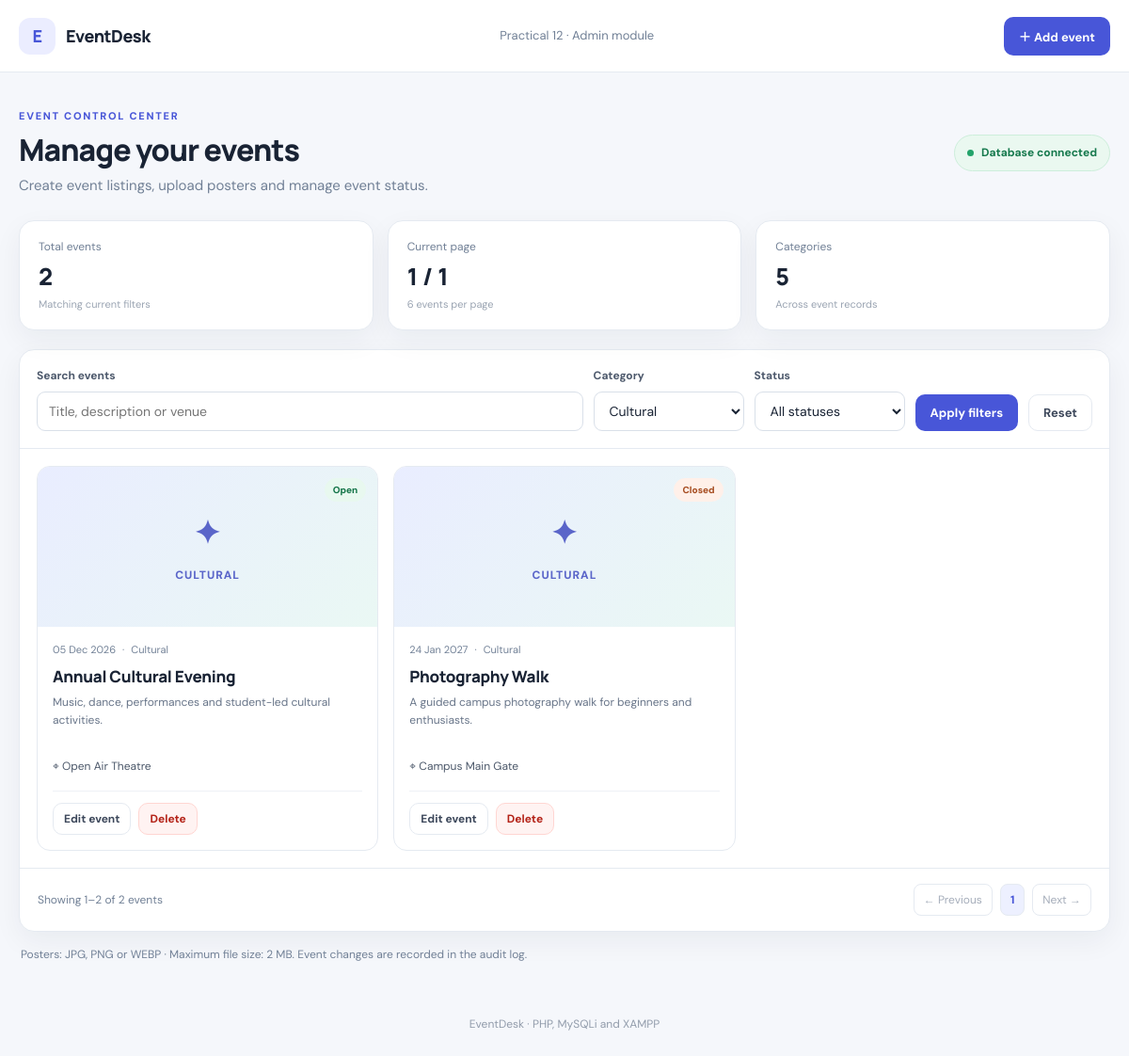
The app's page /index.php?category=Cultural with its own data.
### tables this page shows
CREATE TABLE IF NOT EXISTS events (
    id INT UNSIGNED AUTO_INCREMENT PRIMARY KEY,
    title VARCHAR(150) NOT NULL,
    description TEXT NOT NULL,
    category VARCHAR(80) NOT NULL,
    event_date DATE NOT NULL,
    venue VARCHAR(180) NOT NULL,
    status ENUM('open', 'closed') NOT NULL DEFAULT 'open',
    poster_path VARCHAR(255) DEFAULT NULL,
    created_at TIMESTAMP NOT NULL DEFAULT CURRENT_TIMESTAMP,
    updated_at TIMESTAMP NOT NULL DEFAULT CURRENT_TIMESTAMP ON UPDATE CURRENT_TIMESTAMP,
    INDEX idx_event_date (event_date),
    INDEX idx_event_category (category),
    INDEX idx_event_status (status)
);

### db.php (called while the page is built, shortened)
<?php
function e(?string $value): string {
    return htmlspecialchars($value ?? '', ENT_QUOTES | ENT_SUBSTITUTE, 'UTF-8');
}

### index.php (the view, shortened to what this page needs)
<?php
require __DIR__ . '/db.php';
$q = trim((string)($_GET['q'] ?? ''));
$category = trim((string)($_GET['category'] ?? ''));
$status = trim((string)($_GET['status'] ?? ''));
$page = filter_input(INPUT_GET, 'page', FILTER_VALIDATE_INT);
$page = ($page && $page > 0) ? $page : 1;
$perPage = 6;
$where = ['1=1'];
$params = [];
$types = '';
if ($category !== '') {
    $where[] = 'category = ?';
    $params[] = $category;
    $types .= 's';
}
$whereSql = implode(' AND ', $where);
$count = $conn->prepare("SELECT COUNT(*) AS total FROM events WHERE $whereSql");
if ($types !== '') $count->bind_param($types, ...$params);
$count->execute();
$total = (int)$count->get_result()->fetch_assoc()['total'];
$totalPages = max(1, (int)ceil($total / $perPage));
$page = min($page, $totalPages);
$offset = ($page - 1) * $perPage;
$list = $conn->prepare("SELECT id, title, description, category, event_date, venue, status, poster_path FROM events WHERE $whereSql ORDER BY event_date ASC, id DESC LIMIT ? OFFSET ?");
$listParams = $params;
$listTypes = $types . 'ii';
$listParams[] = $perPage;
$listParams[] = $offset;
$list->bind_param($listTypes, ...$listParams);
$list->execute();
$events = $list->get_result();
$categories = [];
$catResult = $conn->query('SELECT DISTINCT category FROM events ORDER BY category');
while ($row = $catResult->fetch_assoc()) $categories[] = $row['category'];
?>
<!doctype html><html lang="en"><head><meta charset="utf-8"><meta name="viewport" content="width=device-width, initial-scale=1"><title>Event Management</title><link rel="stylesheet" href="css/style.css"></head><body>
<header class="topbar"><div class="container nav"><a class="brand" href="index.php"><span class="brand-icon">E</span> EventDesk</a><span class="nav-note">Practical 12 · Admin module</span><a class="button primary" href="add.php">＋ Add event</a></div></header>
<main class="container">
<section class="hero"><div><p class="eyebrow">EVENT CONTROL CENTER</p><h1>Manage your events</h1><p class="muted">Create event listings, upload posters and manage event status.</p></div><div class="hero-chip"><span class="dot"></span> Database connected</div></section>
<section class="stats">
<div class="stat-card"><span>Total events</span><strong><?= $total ?></strong><small>Matching current filters</small></div>
<div class="stat-card"><span>Current page</span><strong><?= $page ?> / <?= $totalPages ?></strong><small><?= $perPage ?> events per page</small></div>
<div class="stat-card"><span>Categories</span><strong><?= count($categories) ?></strong><small>Across event records</small></div>
</section>
<section class="panel">
<form class="filters" method="get">
<label class="search"><span>Search events</span><input type="search" name="q" value="<?= e($q) ?>" placeholder="Title, description or venue"></label>
<label><span>Category</span><select name="category"><option value="">All categories</option><?php foreach ($categories as $c): ?><option value="<?= e($c) ?>" <?= $category === $c ? 'selected' : '' ?>><?= e($c) ?></option><?php endforeach; ?></select></label>
<label><span>Status</span><select name="status"><option value="">All statuses</option></select></label>
<button class="button primary" type="submit">Apply filters</button><a class="button light" href="index.php">Reset</a>
</form>
<div class="event-grid">
<?php if ($events->num_rows === 0): ?><div class="empty">No events match the selected filters.</div>
<?php else: while ($event = $events->fetch_assoc()): ?>
<article class="event-card">
<div class="poster">
<?php if ($event['poster_path'] && is_file(__DIR__ . '/' . $event['poster_path'])): ?><img src="<?= e($event['poster_path']) ?>" alt="Poster for <?= e($event['title']) ?>">
<?php else: ?><div class="poster-placeholder"><span class="poster-symbol">✦</span><span><?= e($event['category']) ?></span></div><?php endif; ?>
<span class="status <?= e($event['status']) ?>"><?= e(ucfirst($event['status'])) ?></span>
</div>
<div class="event-content"><div class="event-meta"><span><?= e(date('d M Y', strtotime($event['event_date']))) ?></span><span>·</span><span><?= e($event['category']) ?></span></div>
<h2><?= e($event['title']) ?></h2><p class="description"><?= e($event['description']) ?></p><p class="venue">⌖ <?= e($event['venue']) ?></p>
<div class="card-actions"><a class="button small light" href="edit.php?id=<?= (int)$event['id'] ?>">Edit event</a>
<form method="post" action="delete.php" onsubmit="return confirm('Delete this event and its poster permanently? This cannot be undone.');"><button class="button small danger" type="submit">Delete</button></form></div></div>
</article>
<?php endwhile; endif; ?>
</div>
<div class="table-footer"><span>Showing <?= $total ? $offset + 1 : 0 ?>–<?= min($offset + $perPage, $total) ?> of <?= $total ?> events</span><nav class="pagination"><?php if ($page > 1): ?><a href="<?= e(event_page_url($page - 1, $q, $category, $status)) ?>">← Previous</a><?php else: ?><span class="disabled">← Previous</span><?php endif; ?><span class="current"><?= $page ?></span><?php if ($page < $totalPages): ?><a href="<?= e(event_page_url($page + 1, $q, $category, $status)) ?>">Next →</a><?php else: ?><span class="disabled">Next →</span><?php endif; ?></nav></div>
</section>
<p class="note">Posters: JPG, PNG or WEBP · Maximum file size: 2 MB. Event changes are recorded in the audit log.</p>
</main><footer class="footer">EventDesk · PHP, MySQLi and XAMPP</footer></body></html>

### records on screen
events: category "CULTURAL", status "Open", event_date "05 Dec 2026", category "Cultural", title "Annual Cultural Evening", description "Music, dance, performances and student-led cultural activities.", venue "Open Air Theatre"
events: category "CULTURAL", status "Closed", event_date "24 Jan 2027", category "Cultural", title "Photography Walk", description "A guided campus photography walk for beginners and enthusiasts.", venue "Campus Main Gate"

### other values on screen
$total "2"
$page "1"
$totalPages "1"
$perPage "6"
count($categories) "5"
$offset + 1 "1"
min($offset + $perPage, $total) "2"
form field category "Cultural"
